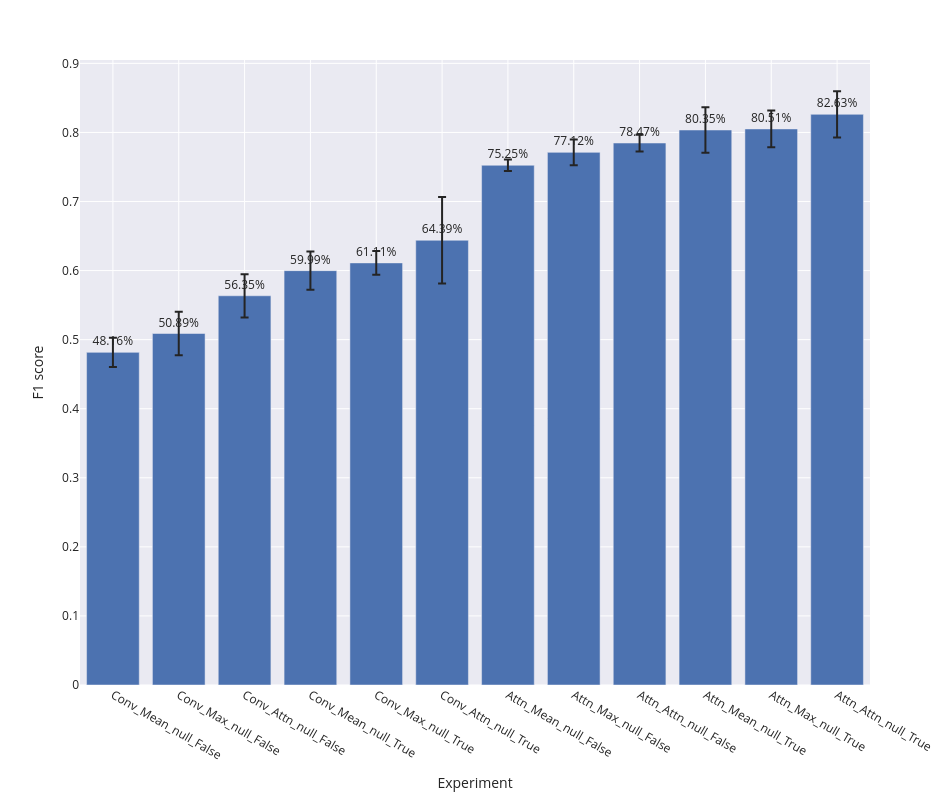

Notebook cell for this chart:
### Code cell
bar_plot(label_wise_metrics_agg, 'f1_score')

### Figure 1 — Plotly figure (JSON) as saved in the notebook; plotly's stock layout.template omitted (floating-point values rounded to 4 significant figures)
{"data": [{"alignmentgroup": "True", "error_y": {"array": [0.02125, 0.03142, 0.0313, 0.02784, 0.01724, 0.06245, 0.008366, 0.01847, 0.01214, 0.03305, 0.02658, 0.0334]}, "hovertemplate": "expr=%{x}<br>f1_score_mean=%{text}<extra></extra>", "legendgroup": "", "marker": {"color": "rgb(76,114,176)", "pattern": {"shape": ""}}, "name": "", "offsetgroup": "", "orientation": "v", "showlegend": false, "text": [0.4816, 0.5089, 0.5635, 0.5999, 0.6111, 0.6439, 0.7525, 0.7712, 0.7847, 0.8035, 0.8051, 0.8263], "textposition": "outside", "texttemplate": "%{text:.2%}", "type": "bar", "x": ["Conv_Mean_null_False", "Conv_Max_null_False", "Conv_Attn_null_False", "Conv_Mean_null_True", "Conv_Max_null_True", "Conv_Attn_null_True", "Attn_Mean_null_False", "Attn_Max_null_False", "Attn_Attn_null_False", "Attn_Mean_null_True", "Attn_Max_null_True", "Attn_Attn_null_True"], "xaxis": "x", "y": [0.4816, 0.5089, 0.5635, 0.5999, 0.6111, 0.6439, 0.7525, 0.7712, 0.7847, 0.8035, 0.8051, 0.8263], "yaxis": "y"}], "layout": {"barmode": "group", "height": 800, "legend": {"tracegroupgap": 0}, "margin": {"t": 60}, "width": 950, "xaxis": {"anchor": "y", "domain": [0, 1], "title": {"text": "Experiment"}}, "yaxis": {"anchor": "x", "domain": [0, 1], "title": {"text": "F1 score"}}}}
